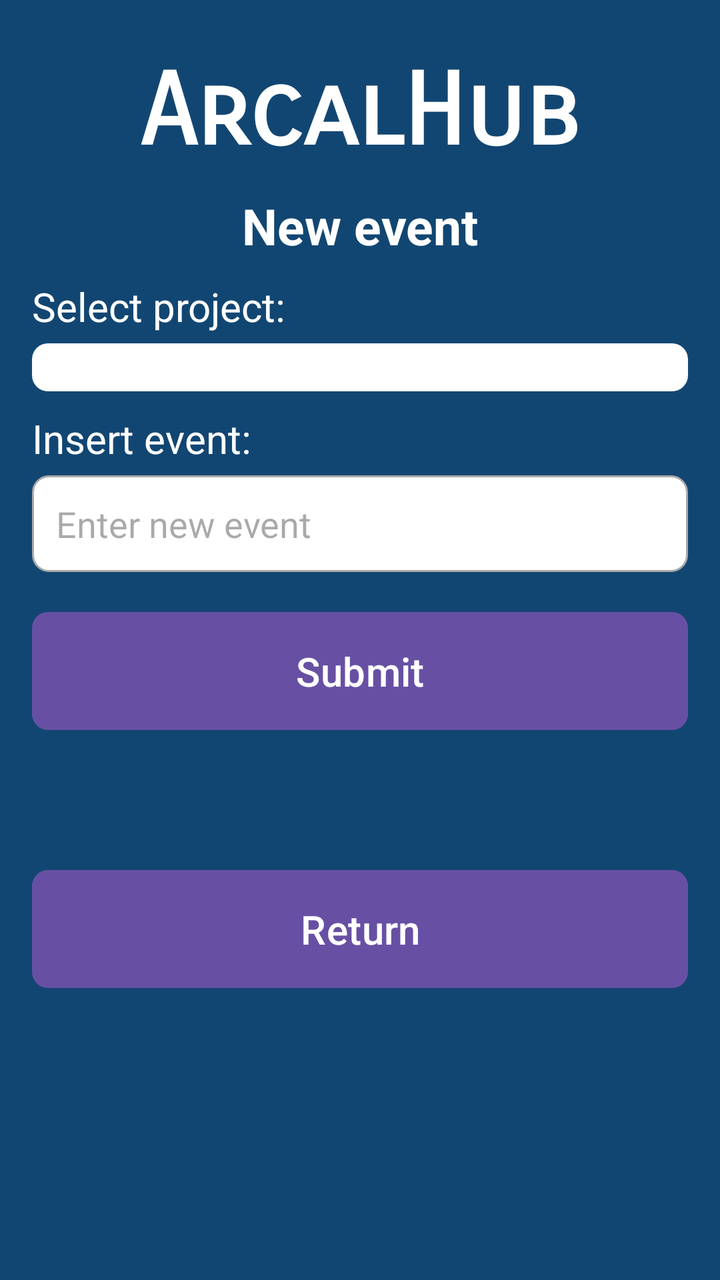
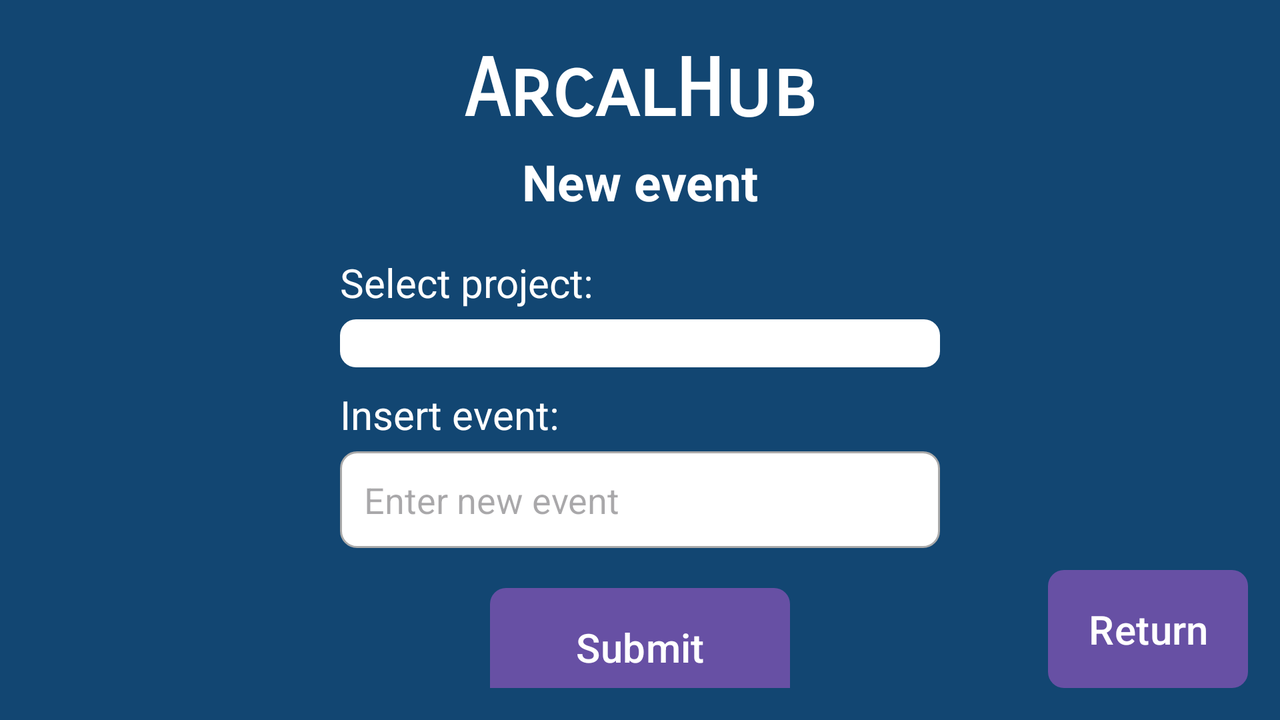

Compare how this app lays out the same screen by default and in its alternative resource folder. The renders come first, then the two layout files and the values they reference.
<!-- AndroidManifest.xml: application theme Theme.ProyectoAplicacion -->
<!-- res/layout/activity_new_event.xml -->
<?xml version="1.0" encoding="utf-8"?>
<androidx.constraintlayout.widget.ConstraintLayout xmlns:android="http://schemas.android.com/apk/res/android"
    xmlns:app="http://schemas.android.com/apk/res-auto"
    xmlns:tools="http://schemas.android.com/tools"
    android:layout_width="match_parent"
    android:layout_height="match_parent"
    tools:context=".NewCollectionEventActivity"
    android:padding="16dp"
    android:background="@color/bluedark">

    <TextView
        android:id="@+id/nameAPP"
        android:layout_width="wrap_content"
        android:layout_height="wrap_content"
        android:layout_marginTop="10dp"
        android:fontFamily="sans-serif-smallcaps"
        android:text="ArcalHub"
        android:textColor="@color/white"
        android:textSize="50dp"
        android:textStyle="bold"
        app:layout_constraintTop_toTopOf="parent"
        app:layout_constraintStart_toStartOf="parent"
        app:layout_constraintEnd_toEndOf="parent"/>

    <TextView
        android:id="@+id/manageCollectionsActivity"
        android:layout_width="wrap_content"
        android:layout_height="wrap_content"
        android:text="New event"
        android:textColor="@color/white"
        android:textSize="25dp"
        android:textStyle="bold"
        app:layout_constraintTop_toBottomOf="@id/nameAPP"
        app:layout_constraintStart_toStartOf="parent"
        app:layout_constraintEnd_toEndOf="parent"
        android:layout_marginTop="10dp"/>

    <TextView
        android:id="@+id/selectProjectText"
        android:layout_width="match_parent"
        android:layout_height="wrap_content"
        android:layout_marginTop="10dp"
        android:text="Select project:"
        android:textColor="@color/white"
        android:textSize="20dp"
        app:layout_constraintTop_toBottomOf="@id/manageCollectionsActivity"
        app:layout_constraintStart_toStartOf="parent"
        app:layout_constraintEnd_toEndOf="parent" />

    <Spinner
        android:id="@+id/projectSpinner"
        android:layout_width="match_parent"
        android:layout_height="wrap_content"
        style="@style/SpinnerStyle"
        android:layout_marginTop="5dp"
        app:layout_constraintTop_toBottomOf="@id/selectProjectText"
        app:layout_constraintStart_toStartOf="parent"
        app:layout_constraintEnd_toEndOf="parent"/>

    <TextView
        android:id="@+id/selectEventText"
        android:layout_width="match_parent"
        android:layout_height="wrap_content"
        android:layout_marginTop="10dp"
        android:text="Insert event:"
        android:textColor="@color/white"
        android:textSize="20dp"
        app:layout_constraintTop_toBottomOf="@id/projectSpinner"
        app:layout_constraintStart_toStartOf="parent"
        app:layout_constraintEnd_toEndOf="parent" />

    <EditText
        android:id="@+id/eventEditText"
        android:layout_width="match_parent"
        android:layout_height="wrap_content"
        style="@style/EditTextStyle"
        android:hint="Enter new event"
        android:layout_marginTop="5dp"
        app:layout_constraintTop_toBottomOf="@id/selectEventText"
        app:layout_constraintStart_toStartOf="parent"
        app:layout_constraintEnd_toEndOf="parent"/>

    <Button
        android:id="@+id/submitButton"
        style="@style/ButtonStyle"
        android:layout_width="0dp"
        android:layout_height="wrap_content"
        android:text="Submit"
        android:textSize="20dp"
        app:layout_constraintEnd_toEndOf="parent"
        app:layout_constraintHorizontal_bias="0.0"
        app:layout_constraintStart_toStartOf="parent"
        app:layout_constraintTop_toBottomOf="@id/eventEditText"
        android:layout_marginTop="20dp" />

    <Button
        android:id="@+id/returnButton"
        style="@style/ButtonStyle"
        android:layout_width="0dp"
        android:layout_height="wrap_content"
        android:text="Return"
        android:textSize="20dp"
        app:layout_constraintEnd_toEndOf="parent"
        app:layout_constraintHorizontal_bias="0.0"
        app:layout_constraintStart_toStartOf="parent"
        app:layout_constraintTop_toBottomOf="@id/submitButton"
        android:layout_marginTop="70dp" />

</androidx.constraintlayout.widget.ConstraintLayout>
<!-- resources referenced by this layout -->
<resources>
  <color name="bluedark">#124672</color>
  <color name="white">#FFFFFF</color>
  <style name="ButtonStyle">
          <item name="android:background">@drawable/button_background</item>
          <item name="android:padding">12dp</item>
          <item name="android:textColor">@android:color/white</item>
          <item name="android:layout_marginTop">16dp</item>
      </style>
  <style name="EditTextStyle">
          <item name="android:background">@drawable/edit_text_background</item>
          <item name="android:padding">12dp</item>
          <item name="android:layout_marginTop">16dp</item>
      </style>
  <style name="SpinnerStyle">
          <item name="android:background">@drawable/spinner_background</item>
          <item name="android:padding">12dp</item>
          <item name="android:textColor">@android:color/white</item>
          <item name="android:textStyle">bold</item>
          <item name="android:layout_marginTop">16dp</item>
      </style>
  <!-- from res/values-v23/ -->
  <style name="Theme.ProyectoAplicacion" parent="Base.Theme.ProyectoAplicacion">
          
          <item name="android:navigationBarColor">@android:color/transparent</item>
          <item name="android:statusBarColor">@android:color/transparent</item>
          <item name="android:windowLightStatusBar">?attr/isLightTheme</item>
      </style>
  <!-- drawable button_background (drawable) -->
  <?xml version="1.0" encoding="utf-8"?>
  <shape xmlns:android="http://schemas.android.com/apk/res/android">
      <corners android:radius="8dp"/>
      <solid android:color="@color/purple_200"/>
      <padding android:left="16dp" android:top="10dp" android:right="16dp" android:bottom="10dp"/>
  </shape>
  <!-- drawable edit_text_background (drawable) -->
  <?xml version="1.0" encoding="utf-8"?>
  <shape xmlns:android="http://schemas.android.com/apk/res/android">
      <corners android:radius="8dp"/>
      <solid android:color="@android:color/white"/>
      <stroke android:width="1dp" android:color="@android:color/darker_gray"/>
  </shape>
  <!-- drawable spinner_background (drawable) -->
  <?xml version="1.0" encoding="utf-8"?>
  <shape xmlns:android="http://schemas.android.com/apk/res/android">
      <corners android:radius="8dp"/>
      <solid android:color="@color/white"/>
      <padding android:left="16dp" android:top="10dp" android:right="16dp" android:bottom="10dp"/>
  </shape>
  <style name="Base.Theme.ProyectoAplicacion" parent="Theme.Material3.DayNight.NoActionBar">
          
          
      </style>
  <color name="purple_200">#BB86FC</color>
</resources>
<!-- res/layout-land/activity_new_event.xml (the repository's variant of the layout above) -->
<!-- drawn on the phone turned sideways -->
<?xml version="1.0" encoding="utf-8"?>
<androidx.constraintlayout.widget.ConstraintLayout xmlns:android="http://schemas.android.com/apk/res/android"
    xmlns:app="http://schemas.android.com/apk/res-auto"
    xmlns:tools="http://schemas.android.com/tools"
    android:layout_width="match_parent"
    android:layout_height="match_parent"
    tools:context=".NewCollectionEventActivity"
    android:padding="16dp"
    android:background="@color/bluedark">

    <TextView
        android:id="@+id/nameAPP"
        android:layout_width="wrap_content"
        android:layout_height="wrap_content"
        android:layout_marginTop="5dp"
        android:fontFamily="sans-serif-smallcaps"
        android:text="ArcalHub"
        android:textColor="@color/white"
        android:textSize="40dp"
        android:textStyle="bold"
        app:layout_constraintTop_toTopOf="parent"
        app:layout_constraintStart_toStartOf="parent"
        app:layout_constraintEnd_toEndOf="parent"/>

    <TextView
        android:id="@+id/manageCollectionsActivity"
        android:layout_width="wrap_content"
        android:layout_height="wrap_content"
        android:text="New event"
        android:textColor="@color/white"
        android:textSize="25dp"
        android:textStyle="bold"
        app:layout_constraintTop_toBottomOf="@id/nameAPP"
        app:layout_constraintStart_toStartOf="parent"
        app:layout_constraintEnd_toEndOf="parent"
        android:layout_marginTop="5dp"/>

    <TextView
        android:id="@+id/selectProjectText"
        android:layout_width="300dp"
        android:layout_height="wrap_content"
        android:layout_marginTop="20dp"
        android:text="Select project:"
        android:textColor="@color/white"
        android:textSize="20dp"
        app:layout_constraintTop_toBottomOf="@id/manageCollectionsActivity"
        app:layout_constraintStart_toStartOf="parent"
        app:layout_constraintEnd_toEndOf="parent" />

    <Spinner
        android:id="@+id/projectSpinner"
        android:layout_width="300dp"
        android:layout_height="wrap_content"
        style="@style/SpinnerStyle"
        android:layout_marginTop="5dp"
        app:layout_constraintTop_toBottomOf="@id/selectProjectText"
        app:layout_constraintStart_toStartOf="parent"
        app:layout_constraintEnd_toEndOf="parent"/>

    <TextView
        android:id="@+id/selectEventText"
        android:layout_width="300dp"
        android:layout_height="wrap_content"
        android:layout_marginTop="10dp"
        android:text="Insert event:"
        android:textColor="@color/white"
        android:textSize="20dp"
        app:layout_constraintTop_toBottomOf="@id/projectSpinner"
        app:layout_constraintStart_toStartOf="parent"
        app:layout_constraintEnd_toEndOf="parent" />

    <EditText
        android:id="@+id/eventEditText"
        android:layout_width="300dp"
        android:layout_height="wrap_content"
        style="@style/EditTextStyle"
        android:hint="Enter new event"
        android:layout_marginTop="5dp"
        app:layout_constraintTop_toBottomOf="@id/selectEventText"
        app:layout_constraintStart_toStartOf="parent"
        app:layout_constraintEnd_toEndOf="parent"/>

    <Button
        android:id="@+id/submitButton"
        style="@style/ButtonStyle"
        android:layout_width="150dp"
        android:layout_height="wrap_content"
        android:text="Submit"
        android:textSize="20dp"
        app:layout_constraintEnd_toEndOf="parent"
        app:layout_constraintStart_toStartOf="parent"
        app:layout_constraintTop_toBottomOf="@id/eventEditText"
        android:layout_marginTop="20dp" />

    <Button
        android:id="@+id/returnButton"
        style="@style/ButtonStyle"
        android:layout_width="100dp"
        android:layout_height="wrap_content"
        android:text="Return"
        android:textSize="20dp"
        app:layout_constraintEnd_toEndOf="parent"
        app:layout_constraintBottom_toBottomOf="parent" />

</androidx.constraintlayout.widget.ConstraintLayout>
